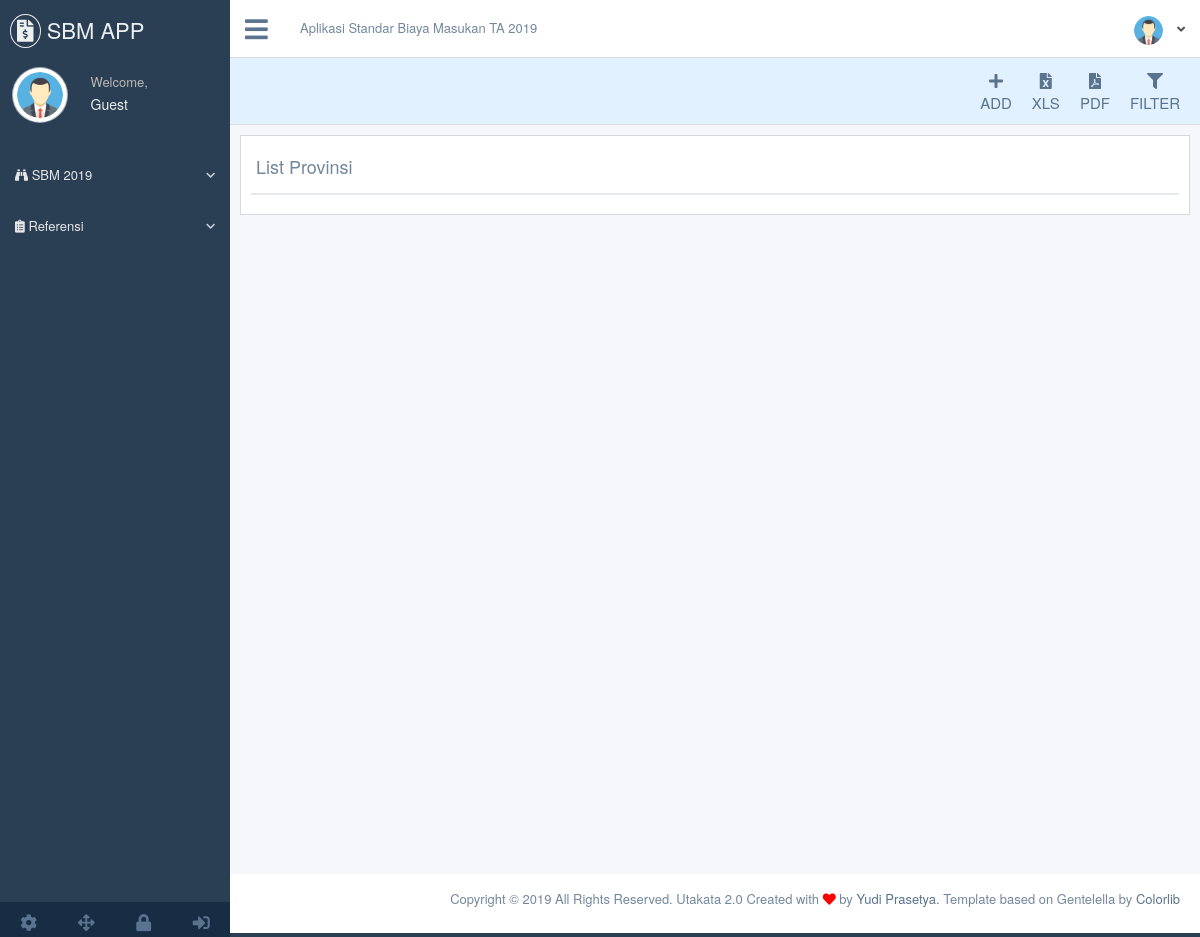
The app's page /index.php/provinsi with its own data.
### tables this page shows
CREATE TABLE `app_data` (
  `ID` int(11) NOT NULL,
  `NAME` varchar(250) DEFAULT NULL,
  `ICON` varchar(45) DEFAULT NULL,
  `FAVICON` text,
  `NOTES` text,
  `CREATE_DATE` datetime NOT NULL DEFAULT CURRENT_TIMESTAMP,
  `UPDATE_DATE` datetime NOT NULL DEFAULT CURRENT_TIMESTAMP ON UPDATE CURRENT_TIMESTAMP,
  `USER_ID` int(11) NOT NULL
);

CREATE TABLE `menu` (
  `ID` int(11) NOT NULL,
  `MENU_NAME` varchar(255) NOT NULL,
  `PERMALINK` text NOT NULL,
  `MENU_ICON` varchar(255) NOT NULL,
  `MENU_ORDER` varchar(10) NOT NULL,
  `STATUS` varchar(1) NOT NULL DEFAULT '1',
  `CREATE_DATE` datetime NOT NULL DEFAULT CURRENT_TIMESTAMP,
  `UPDATE_DATE` datetime NOT NULL DEFAULT CURRENT_TIMESTAMP ON UPDATE CURRENT_TIMESTAMP,
  `MENU_ID` int(11) DEFAULT NULL
);

### application/controllers/Provinsi.php (called while the page is built, shortened)
<?php
class Provinsi extends CI_Controller {
	private $data;
	public function __construct(){
		$this->load->library('session');
		$this->load->library('auth');
		$this->load->helper('url');
		$this->load->database();
		$this->load->model('provinsi_model');
		$this->load->model('menu_model');
		if(isset($this->session->userdata['is_logged_in'])){
			$this->data['menu'] = $this->menu_model->get_menu($this->session->userdata('ROLE_ID'));
			$this->data['sub_menu'] = $this->menu_model->get_sub_menu($this->session->userdata('ROLE_ID'));
		}else{
			$this->data['menu'] = $this->menu_model->get_menu($this->menu_model->get_guest_id('guest'));
			$this->data['sub_menu'] = $this->menu_model->get_sub_menu($this->menu_model->get_guest_id('guest'));
		}
		$this->load->model('app_data_model');
		$this->data['app_data'] = $this->app_data_model->get();
		$this->data['error'] = array();
		$this->data['title'] = 'Provinsi';
	}
	public function index(){
		$this->data['subtitle'] = 'List';
		$this->data['class'] = __CLASS__;
		$this->load->view('section_header', $this->data);
		$this->load->view('section_sidebar');
		$this->load->view('section_nav');
		$this->load->view('main_index');
		$this->load->view('section_footer');
	}
}

### index.php (called while the page is built, shortened)
<?php
require_once BASEPATH.'core/CodeIgniter.php';

### application/models/Menu_model.php (called while the page is built, shortened)
<?php
class Menu_model extends CI_Model {
	private $_table1 = "menu";
	private $_table2 = "role_menu";
	private $_table3 = "role";
	public function get_menu($role){
		$sql = "SELECT B.* FROM " . $this->_table2 . " A";
		$sql .= " LEFT JOIN " . $this->_table1 . " B ";
		$sql .= " ON A.MENU_ID = B.ID ";
		$sql .= " WHERE B.MENU_ID IS NULL AND B.STATUS = '1' AND A.ROLE_ID = '" . $role . "'";
		$sql .= " ORDER BY MENU_ORDER ASC";
		$query = $this->db->query($sql);
		$result = $query->result();
		return $result;
	}
	public function get_sub_menu($role){
		$sql = "SELECT B.* FROM " . $this->_table2 . " A";
		$sql .= " LEFT JOIN " . $this->_table1 . " B ";
		$sql .= " ON A.MENU_ID = B.ID ";
		$sql .= " WHERE B.MENU_ID IS NOT NULL AND B.STATUS = '1' AND A.ROLE_ID = '" . $role . "'";
		$sql .= " ORDER BY MENU_ORDER ASC";
		$query = $this->db->query($sql);
		$result = $query->result();
		return $result;
	}
	public function get_guest_id($filter){
		$sql = "SELECT * FROM " . $this->_table3;
		$sql .= " WHERE ROLE_NAME = '".$filter."' ";
		$query = $this->db->query($sql);
		$result = $query->result();
		$id = 0;
		if (!empty($result)) {
			foreach($result as $value){
				$id = $value->ID;
			}
		}
		return $id;
	}
}

### application/models/App_data_model.php (called while the page is built, shortened)
<?php
class App_data_model extends CI_Model {
	private $_table1 = "app_data";
	public function get($filters=null, $limit=null){
		$sql = "SELECT * FROM " . $this->_table1;
		$sql .= " WHERE 1=1";
		$sql .= " ORDER BY ID ASC";
		$query = $this->db->query($sql);
		$result = $query->result();
		return $result;
	}
}

### application/views/main_index.php (the view, shortened to what this page needs)
<div class="top_toolbar">
	<div class="row">
		<div class="col-md-6 col-sm-12 col-xs-12 toolbar-left align-middle">
		</div>
		<div class="col-md-6 col-sm-12 col-xs-12 toolbar-right">
			<div class="button-toolbar-item button-filter">
				<a href="javascript:void(0)">
					<i style="font-size: 16px;" class="fa fa-filter"></i><br>FILTER
				</a>
			</div>
			<div class="button-toolbar-item button-pdf">
				<a href="javascript:void(0)">
					<i style="font-size: 16px;" class="fas fa-file-pdf"></i><br>PDF
				</a>
			</div>
			<div class="button-toolbar-item button-xls">
				<a href="javascript:void(0)">
					<i style="font-size: 16px;" class="fa fa-file-excel"></i><br>XLS
				</a>
			</div>
			<div class="button-toolbar-item button-add">
				<a href="javascript:void(0)">
					<i style="font-size: 16px;" class="fa fa-plus"></i><br>ADD
				</a>
			</div>
			<div class="clearfix"></div>
		</div>
	</div>
</div>
      <div class="right_col" role="main">
  <div class="row">
          <div class="col-md-12 col-sm-12 col-xs-12">
            <div class="x_panel">
              <div class="x_title">
                <h4>
			<?php
				if(isset($subtitle)){
					echo ucwords(strtolower($subtitle)).' ';
				}else{
					echo '';
				}
				if(isset($title)){
					echo ucwords(strtolower($title));
				}else{
					echo 'Untitled';
				}
			?>
		</h4>
              </div>
              <div class="x_content">
                <div class="dashboard-widget-content">
                </div>
              </div>
            </div>
          </div>
        </div>
      </div>

### application/views/section_sidebar.php (shortened to what this page needs)
<body class="nav-md full-width">
  <div class="container body">
    <div class="main_container">
      <div class="col-md-3 left_col">
        <div class="left_col scroll-view">
          <div class="navbar nav_title" style="border: 0;">
	<?php
		$app_name = '';
		$app_icon = '';
		if(!empty($app_data)){
			foreach($app_data as $value) {
				$app_name = $value->NAME;
				$app_icon = $value->ICON;
			}
		}
	?>
            <a href="<?php echo base_url(); ?>" class="site_title">
		<?php if ($app_icon != ''): ?>
			<?php echo '<i class="fa fa-'.$app_icon.'"></i>'; ?>
		<?php else: ?>
			<i class="fa fa-paw"></i>
		<?php endif; ?>
		<?php if ($app_name != ''): ?>
			<span><?php echo $app_name; ?></span>
		<?php else: ?>
			<span>Utakata 2.0</span>
		<?php endif; ?>
	  </a>
          </div>
          <div class="profile clearfix">
            <div class="profile_pic">
		<?php if($this->session->PHOTO != null or $this->session->PHOTO != ''): ?>
			<img src="<?php echo $this->session->PHOTO; ?>" alt="Photo profile" class="img-circle profile_img">
		<?php else: ?>
			<img src="<?php echo base_url(); ?>assets/images/avatar.png" alt="Photo profile" class="img-circle profile_img">
		<?php endif; ?>
            </div>
            <div class="profile_info">
              <span>Welcome,</span>
		<?php if(isset($this->session->userdata['is_logged_in'])): ?>
			<h2><?php echo $this->session->USERNAME; ?></h2>
		<?php else: ?>
			<h2><?php echo 'Guest'; ?></h2>
		<?php endif; ?>
            </div>
          </div>
          <br />
          <div id="sidebar-menu" class="main_menu_side hidden-print main_menu">
            <div class="menu_section">
              <ul class="nav side-menu">
		<?php foreach($menu as $value): ?>
                <li>
		  <?php if($value->PERMALINK == '#' OR $value->PERMALINK == '' OR $value->PERMALINK == NULL): ?>
			<a><i class="fa fa-<?php echo $value->MENU_ICON; ?>"></i> <?php echo $value->MENU_NAME; ?> <span class="fa fa-chevron-down"></span></a>
		  <?php else: ?>
		    <?php echo '<a href="'.base_url().$value->PERMALINK.'">'; ?>
		    <i class="fa fa-<?php echo $value->MENU_ICON; ?>"></i> <?php echo $value->MENU_NAME; ?></a>
		  <?php endif; ?>
                </li>
		  <?php endforeach; ?>
              </ul>
            </div>
          </div>
          <div class="sidebar-footer hidden-small">
            <a data-toggle="tooltip" data-placement="top" title="Settings">
              <i class="fa fa-cog"></i>
            </a>
            <a href="#!" onclick="javascript:toggleFullScreen()" data-toggle="tooltip" data-placement="top" title="FullScreen">
              <i class="fa fa-arrows-alt"></i>
            </a>
            <a data-toggle="tooltip" data-placement="top" title="Lock">
              <i class="fa fa-lock"></i>
            </a>
	  <?php if(isset($this->session->userdata['is_logged_in'])): ?>
		  <a data-toggle="tooltip" data-placement="top" title="Logout" href="<?php echo base_url().'authentication/logout/'; ?>">
			<i class="fas fa-sign-out-alt"></i>
		  </a>
	  <?php else: ?>
		  <a data-toggle="tooltip" data-placement="top" title="Login" href="<?php echo base_url().'authentication/login/'; ?>">
			<i class="fas fa-sign-in-alt"></i>
		  </a>
	  <?php endif; ?>
          </div>
        </div>
      </div>

### application/views/section_nav.php (shortened to what this page needs)
    <div class="top_nav">
      <div class="nav_menu">
        <nav>
          <div class="nav toggle">
            <a id="menu_toggle"><i class="fa fa-bars"></i></a>
          </div>
<?php
	$notes = '';
	if(!empty($app_data)){
		foreach($app_data as $value) {
			$notes = $value->NOTES;
		}
	}
?>
<div class="marquee">
	<?php if ($notes != ''): ?>
		<?php echo $notes; ?>
	<?php else: ?>
		d..... - .....b
	<?php endif; ?>
</div>
          <ul class="nav navbar-nav navbar-right">
            <li class="">
              <a href="javascript:;" class="user-profile dropdown-toggle" data-toggle="dropdown" aria-expanded="false">
	<?php if($this->session->PHOTO != null or $this->session->PHOTO != ''): ?>
		<img src="<?php echo $this->session->PHOTO; ?>" alt=""><?php echo $this->session->USERNAME; ?>
	<?php else: ?>
		<img src="<?php echo base_url(); ?>assets/images/avatar.png" alt=""><?php echo $this->session->USERNAME; ?>
	<?php endif; ?>
                <span class=" fa fa-angle-down"></span>
              </a>
  </li>
          </ul>
        </nav>
      </div>
    </div>

### assets/css/style.css (style rules this page uses)
.main_container .top_toolbar { display: block; background:#E2F1FF; padding: 70px 10px 10px 20px; border-bottom: 1px solid #ddd; margin-left: 230px; }
.toolbar-left { padding-top: 15px; }
.button-toolbar-item { text-transform: uppercase; float:right; text-align:center; font-size:15px; margin: 0px 10px; }
.modal-filter, .semi-width .modal-filter, .right_col, .semi-width .right_col, .top_nav, .semi-width .top_nav, .semi-width .top_toolbar, .top_toolbar, footer, .semi-width footer { transition: all 0.5s ease; }
.marquee { float: left; margin: 0; padding: 18px 0px; width: 60%; height: 18px; overflow: hidden; position: relative; white-space: nowrap; box-sizing: border-box; animation: marquee 20s linear infinite; }
.align-middle { vertical-align:middle!important }
.x_panel { padding: 10px; }
.right_col { padding: 10px !important; }
.x_title { border-bottom: 2px solid #E6E9ED; padding: 1px 5px 6px; margin-bottom: 0px !important; }
.x_content { padding: 0; margin-top: 0 !important; }

### records on screen
app_data: NAME "SBM APP", NOTES "Aplikasi Standar Biaya Masukan TA 2019"
menu: MENU_NAME "SBM 2019"
menu: MENU_NAME "Referensi"
menu: MENU_NAME "Provinsi"

### other values on screen
$subtitle "List"
